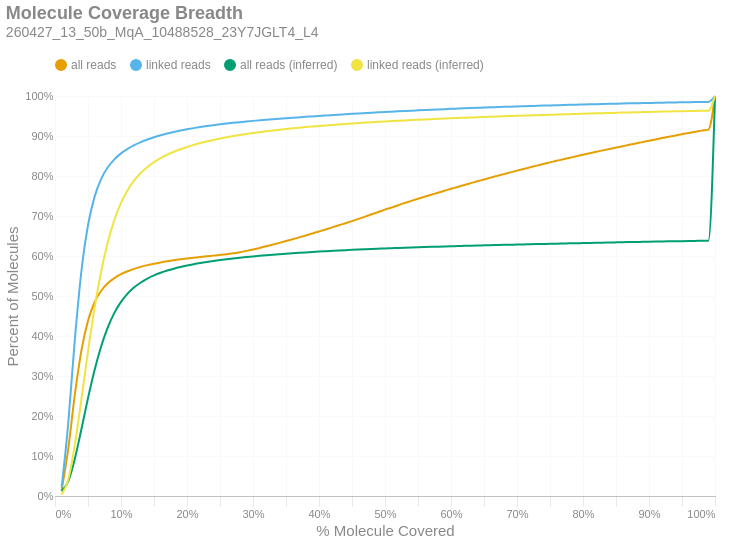

The notebook cell saved with this chart:
### Markdown cell above
### Molecule Read Coverage
This chart shows molecule coverage breadth as computed by the number of bases aligned to that molecule. In other words, "*how much of each unique long molecule is actually sequenced/aligned?*" Keep in mind there is a distinction between sequences and alignments, since some sequences belonging to a particular molecule may not align well and wouldn't appear in the alignment data. This chart also shows molecule coverage breadth as computed by the *inferred fragment* from which the aligned sequences originate. Unlike read coverage, this calculation takes into account the total insert size, including unsequenced gaps between the forward and reverse reads. Like the previous figures, these are cumulative percents.

### Code cell
if SKIPLR:
    print_html(f"Skipped")
else:
    binned_df = consolidated_hist(valids['coverage_bp'], mask, 0.01, True)
    binned_df_inf = consolidated_hist(valids['coverage_inserts'], mask, 0.01, True)
    binned_df = binned_df.with_columns(pl.lit(binned_df_inf['all reads (cumsum)']).alias('all reads (inferred)'))
    binned_df = binned_df.with_columns(pl.lit(binned_df_inf['linked reads (cumsum)']).alias('linked reads (inferred)'))
    binned_df = binned_df.with_columns(
        (pl.col('bin').cast(pl.Float64) + 0.01).alias('right_edge')
    )

    with SafeRender(binned_df):
        (
            density_plot(binned_df, 'Molecule Coverage Breadth', samplename, 'molcov', ['all reads (inferred)','linked reads (inferred)'])
            .encode(
                #x=alt.X('bin:Q', title="% Molecule Covered").axis(format = '%').scale(padding=0),
                x=alt.X('right_edge:Q', title="% Molecule Covered").axis(format='%').scale(padding=0),
                y=alt.Y('value:Q', title='Percent of Molecules')
                    .axis(format='%')
                    .stack(False)
                    .scale(domainMin=0, padding=0),
                color=alt.Color("key:N").scale(domain = ["all reads", "linked reads", "all reads (inferred)", "linked reads (inferred)"]),
                tooltip = [
                    alt.Tooltip("key:N", title = "Data Type"),
                    alt.Tooltip("range_label:N", title="% Molecule Covered"),
                    alt.Tooltip("value:Q", format = ".2%", title="% Molecules")
                ]
            )
        ).display()

### Figure 1 — Vega-Lite specification as saved in the notebook (floating-point values rounded to 4 significant figures)
{"width": "container", "height": 400, "config": {"title": {"anchor": "start", "dy": -15, "fontSize": 18, "color": "#888888", "subtitleColor": "#888888", "subtitleFontSize": 14}, "arc": {"fill": "#0072B2"}, "axis": {"domainColor": "#888888", "domainWidth": 0.5, "gridWidth": 0.2, "grid": false, "titleFontWeight": 400, "titleFontSize": 15, "labelFontSize": 11, "labelColor": "#888888", "tickColor": "#888888", "tickWidth": 0.2, "titleColor": "#888888"}, "axisBand": {"grid": false}, "axisX": {"grid": true, "tickSize": 10, "domainCap": "round"}, "axisY": {"domain": false, "grid": true, "tickSize": 0, "domainCap": "round"}, "background": "transparent", "header": {"labelFontSize": 15, "labelColor": "#888888", "titleFontSize": 15, "titleFontWeight": 600, "titleColor": "#888888"}, "legend": {"labelFont": "sans-serif", "labelFontSize": 12, "labelColor": "#888888", "symbolSize": 100, "symbolType": "circle", "titleFontSize": 12, "titlePadding": 10, "titleColor": "#888888", "title": null, "orient": "top"}, "range": {"category": ["#E69F00", "#56B4E9", "#009E73", "#F0E442", "#0072B2", "#D55E00", "#CC79A7", "#000000"], "diverging": ["#cfe8f3", "#a2d4ec", "#73bfe2", "#46abdb", "#1696d2", "#12719e"]}, "area": {"fill": "#0072B2", "fillOpacity": 0.7, "line": true, "strokeOpacity": 0.7}, "line": {"color": "#0072B2", "stroke": "#0072B2", "strokeWidth": 2}, "trail": {"color": "#0072B2", "stroke": "#0072B2", "strokeWidth": 0, "size": 1}, "point": {"filled": true, "fillOpacity": 1.0, "size": 95}, "text": {"color": "#888888", "fontSize": 11, "align": "right", "fontWeight": 400, "size": 11}, "bar": {"fill": "#0072B2", "stroke": null}, "view": {"stroke": null, "continuousWidth": 660, "continuousHeight": 400}}, "data": {"name": "data-f5bdbdffeb8d8295b4e34370bad9fc26"}, "mark": {"type": "line", "interpolate": "monotone", "point": {"opacity": 0, "size": 275}}, "encoding": {"color": {"field": "key", "scale": {"domain": ["all reads", "linked reads", "all reads (inferred)", "linked reads (inferred)"]}, "type": "nominal"}, "tooltip": [{"field": "key", "title": "Data Type", "type": "nominal"}, {"field": "range_label", "title": "% Molecule Covered", "type": "nominal"}, {"field": "value", "format": ".2%", "title": "% Molecules", "type": "quantitative"}], "x": {"axis": {"format": "%"}, "field": "right_edge", "scale": {"padding": 0}, "title": "% Molecule Covered", "type": "quantitative"}, "y": {"axis": {"format": "%"}, "field": "value", "scale": {"domainMin": 0, "padding": 0}, "stack": false, "title": "Percent of Molecules", "type": "quantitative"}}, "params": [{"name": "param_c36ac31b6afebe62", "select": {"type": "point", "fields": ["key"]}, "bind": "legend"}], "title": {"text": "Molecule Coverage Breadth", "subtitle": "260427_13_50b_MqA_10488528_23Y7JGLT4_L4"}, "transform": [{"fold": ["all reads (cumsum)", "linked reads (cumsum)", "all reads (inferred)", "linked reads (inferred)"]}, {"calculate": "replace(datum.key, ' (cumsum)', '')", "as": "key"}, {"filter": {"param": "param_c36ac31b6afebe62"}}], "usermeta": {"embedOptions": {"downloadFileName": "260427_13_50b_MqA_10488528_23Y7JGLT4_L4.molcov"}}, "$schema": "https://vega.github.io/schema/vega-lite/v6.4.1.json", "datasets": {"data-f5bdbdffeb8d8295b4e34370bad9fc26": [{"bin": "0.0", "interval": "0.0-0.01", "all reads": 0.01354, "linked reads": 0.02071, "all reads (cumsum)": 0.01354, "linked reads (cumsum)": 0.02071, "range_label": "0.0-0.01", "all reads (inferred)": 0.0117, "linked reads (inferred)": 0.002986, "right_edge": 0.01}, {"bin": "0.01", "interval": "0.01-0.02", "all reads": 0.1035, "linked reads": 0.1598, "all reads (cumsum)": 0.117, "linked reads (cumsum)": 0.1805, "range_label": "0.01-0.02", "all reads (inferred)": 0.03633, "linked reads (inferred)": 0.04053, "right_edge": 0.02}, {"bin": "0.02", "interval": "0.02-0.03", "all reads": 0.1358, "linked reads": 0.2099, "all reads (cumsum)": 0.2528, "linked reads (cumsum)": 0.3904, "range_label": "0.02-0.03", "all reads (inferred)": 0.09272, "linked reads (inferred)": 0.1275, "right_edge": 0.03}, {"bin": "0.03", "interval": "0.03-0.04", "all reads": 0.1108, "linked reads": 0.1713, "all reads (cumsum)": 0.3636, "linked reads (cumsum)": 0.5618, "range_label": "0.03-0.04", "all reads (inferred)": 0.167, "linked reads (inferred)": 0.2421, "right_edge": 0.04}, {"bin": "0.04", "interval": "0.04-0.05", "all reads": 0.07442, "linked reads": 0.1151, "all reads (cumsum)": 0.438, "linked reads (cumsum)": 0.6768, "range_label": "0.04-0.05", "all reads (inferred)": 0.2446, "linked reads (inferred)": 0.3614, "right_edge": 0.05}, {"bin": "0.05", "interval": "0.05-0.06", "all reads": 0.04635, "linked reads": 0.07163, "all reads (cumsum)": 0.4844, "linked reads (cumsum)": 0.7485, "range_label": "0.05-0.06", "all reads (inferred)": 0.3151, "linked reads (inferred)": 0.4703, "right_edge": 0.06}, {"bin": "0.06", "interval": "0.06-0.07", "all reads": 0.02879, "linked reads": 0.04444, "all reads (cumsum)": 0.5131, "linked reads (cumsum)": 0.7929, "range_label": "0.06-0.07", "all reads (inferred)": 0.3744, "linked reads (inferred)": 0.5619, "right_edge": 0.07}, {"bin": "0.07", "interval": "0.07-0.08", "all reads": 0.01873, "linked reads": 0.02887, "all reads (cumsum)": 0.5319, "linked reads (cumsum)": 0.8218, "range_label": "0.07-0.08", "all reads (inferred)": 0.4216, "linked reads (inferred)": 0.6346, "right_edge": 0.08}, {"bin": "0.08", "interval": "0.08-0.09", "all reads": 0.01297, "linked reads": 0.01993, "all reads (cumsum)": 0.5448, "linked reads (cumsum)": 0.8417, "range_label": "0.08-0.09", "all reads (inferred)": 0.4577, "linked reads (inferred)": 0.6905, "right_edge": 0.09}, {"bin": "0.09", "interval": "0.09-0.1", "all reads": 0.009622, "linked reads": 0.01479, "all reads (cumsum)": 0.5545, "linked reads (cumsum)": 0.8565, "range_label": "0.09-0.1", "all reads (inferred)": 0.4852, "linked reads (inferred)": 0.7328, "right_edge": 0.1}, {"bin": "0.1", "interval": "0.1-0.11", "all reads": 0.007378, "linked reads": 0.01135, "all reads (cumsum)": 0.5618, "linked reads (cumsum)": 0.8678, "range_label": "0.1-0.11", "all reads (inferred)": 0.5059, "linked reads (inferred)": 0.7646, "right_edge": 0.11}, {"bin": "0.11", "interval": "0.11-0.12", "all reads": 0.006037, "linked reads": 0.009268, "all reads (cumsum)": 0.5679, "linked reads (cumsum)": 0.8771, "range_label": "0.11-0.12", "all reads (inferred)": 0.5216, "linked reads (inferred)": 0.7888, "right_edge": 0.12}, {"bin": "0.12", "interval": "0.12-0.13", "all reads": 0.004988, "linked reads": 0.007655, "all reads (cumsum)": 0.5729, "linked reads (cumsum)": 0.8848, "range_label": "0.12-0.13", "all reads (inferred)": 0.5338, "linked reads (inferred)": 0.8075, "right_edge": 0.13}, {"bin": "0.13", "interval": "0.13-0.14", "all reads": 0.004287, "linked reads": 0.006572, "all reads (cumsum)": 0.5772, "linked reads (cumsum)": 0.8913, "range_label": "0.13-0.14", "all reads (inferred)": 0.5435, "linked reads (inferred)": 0.8225, "right_edge": 0.14}, {"bin": "0.14", "interval": "0.14-0.15", "all reads": 0.003649, "linked reads": 0.005589, "all reads (cumsum)": 0.5808, "linked reads (cumsum)": 0.8969, "range_label": "0.14-0.15", "all reads (inferred)": 0.5514, "linked reads (inferred)": 0.8346, "right_edge": 0.15}, {"bin": "0.15", "interval": "0.15-0.16", "all reads": 0.003208, "linked reads": 0.004903, "all reads (cumsum)": 0.584, "linked reads (cumsum)": 0.9018, "range_label": "0.15-0.16", "all reads (inferred)": 0.558, "linked reads (inferred)": 0.8447, "right_edge": 0.16}, {"bin": "0.16", "interval": "0.16-0.17", "all reads": 0.002845, "linked reads": 0.004343, "all reads (cumsum)": 0.5869, "linked reads (cumsum)": 0.9062, "range_label": "0.16-0.17", "all reads (inferred)": 0.5636, "linked reads (inferred)": 0.8532, "right_edge": 0.17}, {"bin": "0.17", "interval": "0.17-0.18", "all reads": 0.002588, "linked reads": 0.00394, "all reads (cumsum)": 0.5894, "linked reads (cumsum)": 0.9101, "range_label": "0.17-0.18", "all reads (inferred)": 0.5683, "linked reads (inferred)": 0.8605, "right_edge": 0.18}, {"bin": "0.18", "interval": "0.18-0.19", "all reads": 0.002311, "linked reads": 0.003503, "all reads (cumsum)": 0.5918, "linked reads (cumsum)": 0.9136, "range_label": "0.18-0.19", "all reads (inferred)": 0.5725, "linked reads (inferred)": 0.867, "right_edge": 0.19}, {"bin": "0.19", "interval": "0.19-0.2", "all reads": 0.002076, "linked reads": 0.003131, "all reads (cumsum)": 0.5938, "linked reads (cumsum)": 0.9168, "range_label": "0.19-0.2", "all reads (inferred)": 0.5762, "linked reads (inferred)": 0.8727, "right_edge": 0.2}, {"bin": "0.2", "interval": "0.2-0.21", "all reads": 0.001953, "linked reads": 0.002916, "all reads (cumsum)": 0.5958, "linked reads (cumsum)": 0.9197, "range_label": "0.2-0.21", "all reads (inferred)": 0.5795, "linked reads (inferred)": 0.8777, "right_edge": 0.21}, {"bin": "0.21", "interval": "0.21-0.22", "all reads": 0.001811, "linked reads": 0.00266, "all reads (cumsum)": 0.5976, "linked reads (cumsum)": 0.9223, "range_label": "0.21-0.22", "all reads (inferred)": 0.5825, "linked reads (inferred)": 0.8823, "right_edge": 0.22}, {"bin": "0.22", "interval": "0.22-0.23", "all reads": 0.001705, "linked reads": 0.002449, "all reads (cumsum)": 0.5993, "linked reads (cumsum)": 0.9248, "range_label": "0.22-0.23", "all reads (inferred)": 0.5852, "linked reads (inferred)": 0.8864, "right_edge": 0.23}, {"bin": "0.23", "interval": "0.23-0.24", "all reads": 0.001645, "linked reads": 0.002289, "all reads (cumsum)": 0.6009, "linked reads (cumsum)": 0.9271, "range_label": "0.23-0.24", "all reads (inferred)": 0.5877, "linked reads (inferred)": 0.8902, "right_edge": 0.24}, {"bin": "0.24", "interval": "0.24-0.25", "all reads": 0.001682, "linked reads": 0.002103, "all reads (cumsum)": 0.6026, "linked reads (cumsum)": 0.9292, "range_label": "0.24-0.25", "all reads (inferred)": 0.5899, "linked reads (inferred)": 0.8936, "right_edge": 0.25}, {"bin": "0.25", "interval": "0.25-0.26", "all reads": 0.001856, "linked reads": 0.001936, "all reads (cumsum)": 0.6045, "linked reads (cumsum)": 0.9311, "range_label": "0.25-0.26", "all reads (inferred)": 0.592, "linked reads (inferred)": 0.8968, "right_edge": 0.26}, {"bin": "0.26", "interval": "0.26-0.27", "all reads": 0.002319, "linked reads": 0.001815, "all reads (cumsum)": 0.6068, "linked reads (cumsum)": 0.9329, "range_label": "0.26-0.27", "all reads (inferred)": 0.594, "linked reads (inferred)": 0.8997, "right_edge": 0.27}, {"bin": "0.27", "interval": "0.27-0.28", "all reads": 0.002842, "linked reads": 0.001735, "all reads (cumsum)": 0.6096, "linked reads (cumsum)": 0.9347, "range_label": "0.27-0.28", "all reads (inferred)": 0.5958, "linked reads (inferred)": 0.9025, "right_edge": 0.28}, {"bin": "0.28", "interval": "0.28-0.29", "all reads": 0.003178, "linked reads": 0.001612, "all reads (cumsum)": 0.6128, "linked reads (cumsum)": 0.9363, "range_label": "0.28-0.29", "all reads (inferred)": 0.5974, "linked reads (inferred)": 0.905, "right_edge": 0.29}, {"bin": "0.29", "interval": "0.29-0.3", "all reads": 0.003498, "linked reads": 0.001537, "all reads (cumsum)": 0.6163, "linked reads (cumsum)": 0.9378, "range_label": "0.29-0.3", "all reads (inferred)": 0.599, "linked reads (inferred)": 0.9074, "right_edge": 0.3}, {"bin": "0.3", "interval": "0.3-0.31", "all reads": 0.003762, "linked reads": 0.001429, "all reads (cumsum)": 0.6201, "linked reads (cumsum)": 0.9392, "range_label": "0.3-0.31", "all reads (inferred)": 0.6005, "linked reads (inferred)": 0.9096, "right_edge": 0.31}, {"bin": "0.31", "interval": "0.31-0.32", "all reads": 0.004151, "linked reads": 0.001393, "all reads (cumsum)": 0.6242, "linked reads (cumsum)": 0.9406, "range_label": "0.31-0.32", "all reads (inferred)": 0.6019, "linked reads (inferred)": 0.9117, "right_edge": 0.32}, {"bin": "0.32", "interval": "0.32-0.33", "all reads": 0.00428, "linked reads": 0.001306, "all reads (cumsum)": 0.6285, "linked reads (cumsum)": 0.9419, "range_label": "0.32-0.33", "all reads (inferred)": 0.6032, "linked reads (inferred)": 0.9137, "right_edge": 0.33}, {"bin": "0.33", "interval": "0.33-0.34", "all reads": 0.004319, "linked reads": 0.001272, "all reads (cumsum)": 0.6328, "linked reads (cumsum)": 0.9432, "range_label": "0.33-0.34", "all reads (inferred)": 0.6045, "linked reads (inferred)": 0.9156, "right_edge": 0.34}, {"bin": "0.34", "interval": "0.34-0.35", "all reads": 0.004452, "linked reads": 0.001215, "all reads (cumsum)": 0.6373, "linked reads (cumsum)": 0.9444, "range_label": "0.34-0.35", "all reads (inferred)": 0.6057, "linked reads (inferred)": 0.9174, "right_edge": 0.35}, {"bin": "0.35", "interval": "0.35-0.36", "all reads": 0.004612, "linked reads": 0.001191, "all reads (cumsum)": 0.6419, "linked reads (cumsum)": 0.9456, "range_label": "0.35-0.36", "all reads (inferred)": 0.6069, "linked reads (inferred)": 0.9191, "right_edge": 0.36}, {"bin": "0.36", "interval": "0.36-0.37", "all reads": 0.004719, "linked reads": 0.001154, "all reads (cumsum)": 0.6466, "linked reads (cumsum)": 0.9468, "range_label": "0.36-0.37", "all reads (inferred)": 0.608, "linked reads (inferred)": 0.9207, "right_edge": 0.37}, {"bin": "0.37", "interval": "0.37-0.38", "all reads": 0.004831, "linked reads": 0.001145, "all reads (cumsum)": 0.6514, "linked reads (cumsum)": 0.9479, "range_label": "0.37-0.38", "all reads (inferred)": 0.6091, "linked reads (inferred)": 0.9223, "right_edge": 0.38}, {"bin": "0.38", "interval": "0.38-0.39", "all reads": 0.004903, "linked reads": 0.001111, "all reads (cumsum)": 0.6563, "linked reads (cumsum)": 0.949, "range_label": "0.38-0.39", "all reads (inferred)": 0.6101, "linked reads (inferred)": 0.9237, "right_edge": 0.39}, {"bin": "0.39", "interval": "0.39-0.4", "all reads": 0.005067, "linked reads": 0.001117, "all reads (cumsum)": 0.6614, "linked reads (cumsum)": 0.9501, "range_label": "0.39-0.4", "all reads (inferred)": 0.611, "linked reads (inferred)": 0.9251, "right_edge": 0.4}, {"bin": "0.4", "interval": "0.4-0.41", "all reads": 0.005011, "linked reads": 0.001074, "all reads (cumsum)": 0.6664, "linked reads (cumsum)": 0.9512, "range_label": "0.4-0.41", "all reads (inferred)": 0.6119, "linked reads (inferred)": 0.9264, "right_edge": 0.41}, {"bin": "0.41", "interval": "0.41-0.42", "all reads": 0.005163, "linked reads": 0.001059, "all reads (cumsum)": 0.6716, "linked reads (cumsum)": 0.9523, "range_label": "0.41-0.42", "all reads (inferred)": 0.6128, "linked reads (inferred)": 0.9277, "right_edge": 0.42}, {"bin": "0.42", "interval": "0.42-0.43", "all reads": 0.005244, "linked reads": 0.001053, "all reads (cumsum)": 0.6768, "linked reads (cumsum)": 0.9533, "range_label": "0.42-0.43", "all reads (inferred)": 0.6137, "linked reads (inferred)": 0.929, "right_edge": 0.43}, {"bin": "0.43", "interval": "0.43-0.44", "all reads": 0.005171, "linked reads": 0.001028, "all reads (cumsum)": 0.682, "linked reads (cumsum)": 0.9544, "range_label": "0.43-0.44", "all reads (inferred)": 0.6145, "linked reads (inferred)": 0.9301, "right_edge": 0.44}, {"bin": "0.44", "interval": "0.44-0.45", "all reads": 0.005307, "linked reads": 0.001011, "all reads (cumsum)": 0.6873, "linked reads (cumsum)": 0.9554, "range_label": "0.44-0.45", "all reads (inferred)": 0.6154, "linked reads (inferred)": 0.9313, "right_edge": 0.45}, {"bin": "0.45", "interval": "0.45-0.46", "all reads": 0.005481, "linked reads": 0.0009924, "all reads (cumsum)": 0.6928, "linked reads (cumsum)": 0.9564, "range_label": "0.45-0.46", "all reads (inferred)": 0.6162, "linked reads (inferred)": 0.9324, "right_edge": 0.46}, {"bin": "0.46", "interval": "0.46-0.47", "all reads": 0.005709, "linked reads": 0.0009394, "all reads (cumsum)": 0.6985, "linked reads (cumsum)": 0.9573, "range_label": "0.46-0.47", "all reads (inferred)": 0.6169, "linked reads (inferred)": 0.9334, "right_edge": 0.47}, {"bin": "0.47", "interval": "0.47-0.48", "all reads": 0.005879, "linked reads": 0.000935, "all reads (cumsum)": 0.7044, "linked reads (cumsum)": 0.9582, "range_label": "0.47-0.48", "all reads (inferred)": 0.6176, "linked reads (inferred)": 0.9345, "right_edge": 0.48}, {"bin": "0.48", "interval": "0.48-0.49", "all reads": 0.005605, "linked reads": 0.0009155, "all reads (cumsum)": 0.71, "linked reads (cumsum)": 0.9591, "range_label": "0.48-0.49", "all reads (inferred)": 0.6183, "linked reads (inferred)": 0.9354, "right_edge": 0.49}, {"bin": "0.49", "interval": "0.49-0.5", "all reads": 0.005968, "linked reads": 0.0009108, "all reads (cumsum)": 0.7159, "linked reads (cumsum)": 0.9601, "range_label": "0.49-0.5", "all reads (inferred)": 0.619, "linked reads (inferred)": 0.9364, "right_edge": 0.5}, {"bin": "0.5", "interval": "0.5-0.51", "all reads": 0.005176, "linked reads": 0.0008389, "all reads (cumsum)": 0.7211, "linked reads (cumsum)": 0.9609, "range_label": "0.5-0.51", "all reads (inferred)": 0.6196, "linked reads (inferred)": 0.9373, "right_edge": 0.51}, {"bin": "0.51", "interval": "0.51-0.52", "all reads": 0.005874, "linked reads": 0.0008474, "all reads (cumsum)": 0.727, "linked reads (cumsum)": 0.9617, "range_label": "0.51-0.52", "all reads (inferred)": 0.6202, "linked reads (inferred)": 0.9381, "right_edge": 0.52}, {"bin": "0.52", "interval": "0.52-0.53", "all reads": 0.005512, "linked reads": 0.0008196, "all reads (cumsum)": 0.7325, "linked reads (cumsum)": 0.9626, "range_label": "0.52-0.53", "all reads (inferred)": 0.6208, "linked reads (inferred)": 0.939, "right_edge": 0.53}, {"bin": "0.53", "interval": "0.53-0.54", "all reads": 0.005406, "linked reads": 0.0008082, "all reads (cumsum)": 0.7379, "linked reads (cumsum)": 0.9634, "range_label": "0.53-0.54", "all reads (inferred)": 0.6213, "linked reads (inferred)": 0.9398, "right_edge": 0.54}, {"bin": "0.54", "interval": "0.54-0.55", "all reads": 0.005137, "linked reads": 0.0007764, "all reads (cumsum)": 0.7431, "linked reads (cumsum)": 0.9641, "range_label": "0.54-0.55", "all reads (inferred)": 0.6219, "linked reads (inferred)": 0.9406, "right_edge": 0.55}, {"bin": "0.55", "interval": "0.55-0.56", "all reads": 0.005174, "linked reads": 0.0007703, "all reads (cumsum)": 0.7482, "linked reads (cumsum)": 0.9649, "range_label": "0.55-0.56", "all reads (inferred)": 0.6224, "linked reads (inferred)": 0.9414, "right_edge": 0.56}, {"bin": "0.56", "interval": "0.56-0.57", "all reads": 0.005036, "linked reads": 0.0007569, "all reads (cumsum)": 0.7533, "linked reads (cumsum)": 0.9657, "range_label": "0.56-0.57", "all reads (inferred)": 0.6229, "linked reads (inferred)": 0.9421, "right_edge": 0.57}, {"bin": "0.57", "interval": "0.57-0.58", "all reads": 0.004839, "linked reads": 0.0007297, "all reads (cumsum)": 0.7581, "linked reads (cumsum)": 0.9664, "range_label": "0.57-0.58", "all reads (inferred)": 0.6234, "linked reads (inferred)": 0.9429, "right_edge": 0.58}, {"bin": "0.58", "interval": "0.58-0.59", "all reads": 0.004918, "linked reads": 0.0007226, "all reads (cumsum)": 0.763, "linked reads (cumsum)": 0.9671, "range_label": "0.58-0.59", "all reads (inferred)": 0.6239, "linked reads (inferred)": 0.9436, "right_edge": 0.59}, {"bin": "0.59", "interval": "0.59-0.6", "all reads": 0.004917, "linked reads": 0.0007139, "all reads (cumsum)": 0.7679, "linked reads (cumsum)": 0.9678, "range_label": "0.59-0.6", "all reads (inferred)": 0.6244, "linked reads (inferred)": 0.9443, "right_edge": 0.6}, {"bin": "0.6", "interval": "0.6-0.61", "all reads": 0.004676, "linked reads": 0.0006829, "all reads (cumsum)": 0.7726, "linked reads (cumsum)": 0.9685, "range_label": "0.6-0.61", "all reads (inferred)": 0.6249, "linked reads (inferred)": 0.945, "right_edge": 0.61}, {"bin": "0.61", "interval": "0.61-0.62", "all reads": 0.004867, "linked reads": 0.0006744, "all reads (cumsum)": 0.7775, "linked reads (cumsum)": 0.9692, "range_label": "0.61-0.62", "all reads (inferred)": 0.6253, "linked reads (inferred)": 0.9457, "right_edge": 0.62}, {"bin": "0.62", "interval": "0.62-0.63", "all reads": 0.004663, "linked reads": 0.0006512, "all reads (cumsum)": 0.7821, "linked reads (cumsum)": 0.9698, "range_label": "0.62-0.63", "all reads (inferred)": 0.6258, "linked reads (inferred)": 0.9463, "right_edge": 0.63}, {"bin": "0.63", "interval": "0.63-0.64", "all reads": 0.004651, "linked reads": 0.0006248, "all reads (cumsum)": 0.7868, "linked reads (cumsum)": 0.9705, "range_label": "0.63-0.64", "all reads (inferred)": 0.6262, "linked reads (inferred)": 0.947, "right_edge": 0.64}, {"bin": "0.64", "interval": "0.64-0.65", "all reads": 0.004521, "linked reads": 0.0005882, "all reads (cumsum)": 0.7913, "linked reads (cumsum)": 0.9711, "range_label": "0.64-0.65", "all reads (inferred)": 0.6266, "linked reads (inferred)": 0.9476, "right_edge": 0.65}, {"bin": "0.65", "interval": "0.65-0.66", "all reads": 0.004647, "linked reads": 0.0006146, "all reads (cumsum)": 0.796, "linked reads (cumsum)": 0.9717, "range_label": "0.65-0.66", "all reads (inferred)": 0.627, "linked reads (inferred)": 0.9482, "right_edge": 0.66}, {"bin": "0.66", "interval": "0.66-0.67", "all reads": 0.004337, "linked reads": 0.0005656, "all reads (cumsum)": 0.8003, "linked reads (cumsum)": 0.9722, "range_label": "0.66-0.67", "all reads (inferred)": 0.6274, "linked reads (inferred)": 0.9487, "right_edge": 0.67}, {"bin": "0.67", "interval": "0.67-0.68", "all reads": 0.00442, "linked reads": 0.0005768, "all reads (cumsum)": 0.8047, "linked reads (cumsum)": 0.9728, "range_label": "0.67-0.68", "all reads (inferred)": 0.6278, "linked reads (inferred)": 0.9493, "right_edge": 0.68}, {"bin": "0.68", "interval": "0.68-0.69", "all reads": 0.00428, "linked reads": 0.0005342, "all reads (cumsum)": 0.809, "linked reads (cumsum)": 0.9734, "range_label": "0.68-0.69", "all reads (inferred)": 0.6282, "linked reads (inferred)": 0.9499, "right_edge": 0.69}, {"bin": "0.69", "interval": "0.69-0.7", "all reads": 0.004372, "linked reads": 0.0005213, "all reads (cumsum)": 0.8134, "linked reads (cumsum)": 0.9739, "range_label": "0.69-0.7", "all reads (inferred)": 0.6286, "linked reads (inferred)": 0.9504, "right_edge": 0.7}, {"bin": "0.7", "interval": "0.7-0.71", "all reads": 0.004197, "linked reads": 0.0005177, "all reads (cumsum)": 0.8176, "linked reads (cumsum)": 0.9744, "range_label": "0.7-0.71", "all reads (inferred)": 0.629, "linked reads (inferred)": 0.951, "right_edge": 0.71}, {"bin": "0.71", "interval": "0.71-0.72", "all reads": 0.004139, "linked reads": 0.0005155, "all reads (cumsum)": 0.8217, "linked reads (cumsum)": 0.9749, "range_label": "0.71-0.72", "all reads (inferred)": 0.6294, "linked reads (inferred)": 0.9515, "right_edge": 0.72}, {"bin": "0.72", "interval": "0.72-0.73", "all reads": 0.004206, "linked reads": 0.0005287, "all reads (cumsum)": 0.8259, "linked reads (cumsum)": 0.9754, "range_label": "0.72-0.73", "all reads (inferred)": 0.6298, "linked reads (inferred)": 0.9521, "right_edge": 0.73}, {"bin": "0.73", "interval": "0.73-0.74", "all reads": 0.004049, "linked reads": 0.0005268, "all reads (cumsum)": 0.83, "linked reads (cumsum)": 0.976, "range_label": "0.73-0.74", "all reads (inferred)": 0.6301, "linked reads (inferred)": 0.9526, "right_edge": 0.74}, {"bin": "0.74", "interval": "0.74-0.75", "all reads": 0.004154, "linked reads": 0.0004987, "all reads (cumsum)": 0.8341, "linked reads (cumsum)": 0.9765, "range_label": "0.74-0.75", "all reads (inferred)": 0.6305, "linked reads (inferred)": 0.9531, "right_edge": 0.75}, {"bin": "0.75", "interval": "0.75-0.76", "all reads": 0.003832, "linked reads": 0.0004608, "all reads (cumsum)": 0.8379, "linked reads (cumsum)": 0.9769, "range_label": "0.75-0.76", "all reads (inferred)": 0.6309, "linked reads (inferred)": 0.9536, "right_edge": 0.76}, {"bin": "0.76", "interval": "0.76-0.77", "all reads": 0.003874, "linked reads": 0.0004495, "all reads (cumsum)": 0.8418, "linked reads (cumsum)": 0.9774, "range_label": "0.76-0.77", "all reads (inferred)": 0.6312, "linked reads (inferred)": 0.9541, "right_edge": 0.77}, {"bin": "0.77", "interval": "0.77-0.78", "all reads": 0.003807, "linked reads": 0.0004604, "all reads (cumsum)": 0.8456, "linked reads (cumsum)": 0.9778, "range_label": "0.77-0.78", "all reads (inferred)": 0.6316, "linked reads (inferred)": 0.9546, "right_edge": 0.78}, {"bin": "0.78", "interval": "0.78-0.79", "all reads": 0.003732, "linked reads": 0.0004631, "all reads (cumsum)": 0.8494, "linked reads (cumsum)": 0.9783, "range_label": "0.78-0.79", "all reads (inferred)": 0.6319, "linked reads (inferred)": 0.9551, "right_edge": 0.79}, {"bin": "0.79", "interval": "0.79-0.8", "all reads": 0.003922, "linked reads": 0.0004819, "all reads (cumsum)": 0.8533, "linked reads (cumsum)": 0.9788, "range_label": "0.79-0.8", "all reads (inferred)": 0.6323, "linked reads (inferred)": 0.9556, "right_edge": 0.8}, {"bin": "0.8", "interval": "0.8-0.81", "all reads": 0.003576, "linked reads": 0.0004529, "all reads (cumsum)": 0.8569, "linked reads (cumsum)": 0.9792, "range_label": "0.8-0.81", "all reads (inferred)": 0.6327, "linked reads (inferred)": 0.9561, "right_edge": 0.81}, {"bin": "0.81", "interval": "0.81-0.82", "all reads": 0.003571, "linked reads": 0.000448, "all reads (cumsum)": 0.8604, "linked reads (cumsum)": 0.9797, "range_label": "0.81-0.82", "all reads (inferred)": 0.633, "linked reads (inferred)": 0.9566, "right_edge": 0.82}, {"bin": "0.82", "interval": "0.82-0.83", "all reads": 0.003637, "linked reads": 0.0004214, "all reads (cumsum)": 0.8641, "linked reads (cumsum)": 0.9801, "range_label": "0.82-0.83", "all reads (inferred)": 0.6334, "linked reads (inferred)": 0.9571, "right_edge": 0.83}, {"bin": "0.83", "interval": "0.83-0.84", "all reads": 0.003548, "linked reads": 0.0003971, "all reads (cumsum)": 0.8676, "linked reads (cumsum)": 0.9805, "range_label": "0.83-0.84", "all reads (inferred)": 0.6337, "linked reads (inferred)": 0.9575, "right_edge": 0.84}, {"bin": "0.84", "interval": "0.84-0.85", "all reads": 0.00341, "linked reads": 0.0003701, "all reads (cumsum)": 0.871, "linked reads (cumsum)": 0.9809, "range_label": "0.84-0.85", "all reads (inferred)": 0.6341, "linked reads (inferred)": 0.958, "right_edge": 0.85}, {"bin": "0.85", "interval": "0.85-0.86", "all reads": 0.003462, "linked reads": 0.0003648, "all reads (cumsum)": 0.8745, "linked reads (cumsum)": 0.9812, "range_label": "0.85-0.86", "all reads (inferred)": 0.6345, "linked reads (inferred)": 0.9584, "right_edge": 0.86}, {"bin": "0.86", "interval": "0.86-0.87", "all reads": 0.003414, "linked reads": 0.0003472, "all reads (cumsum)": 0.8779, "linked reads (cumsum)": 0.9816, "range_label": "0.86-0.87", "all reads (inferred)": 0.6348, "linked reads (inferred)": 0.9589, "right_edge": 0.87}, {"bin": "0.87", "interval": "0.87-0.88", "all reads": 0.003428, "linked reads": 0.0003371, "all reads (cumsum)": 0.8813, "linked reads (cumsum)": 0.9819, "range_label": "0.87-0.88", "all reads (inferred)": 0.6351, "linked reads (inferred)": 0.9593, "right_edge": 0.88}, {"bin": "0.88", "interval": "0.88-0.89", "all reads": 0.003391, "linked reads": 0.0003324, "all reads (cumsum)": 0.8847, "linked reads (cumsum)": 0.9822, "range_label": "0.88-0.89", "all reads (inferred)": 0.6354, "linked reads (inferred)": 0.9597, "right_edge": 0.89}, {"bin": "0.89", "interval": "0.89-0.9", "all reads": 0.003441, "linked reads": 0.0003327, "all reads (cumsum)": 0.8882, "linked reads (cumsum)": 0.9826, "range_label": "0.89-0.9", "all reads (inferred)": 0.6357, "linked reads (inferred)": 0.9601, "right_edge": 0.9}, {"bin": "0.9", "interval": "0.9-0.91", "all reads": 0.003195, "linked reads": 0.0003475, "all reads (cumsum)": 0.8914, "linked reads (cumsum)": 0.9829, "range_label": "0.9-0.91", "all reads (inferred)": 0.636, "linked reads (inferred)": 0.9606, "right_edge": 0.91}, {"bin": "0.91", "interval": "0.91-0.92", "all reads": 0.003615, "linked reads": 0.0003711, "all reads (cumsum)": 0.895, "linked reads (cumsum)": 0.9833, "range_label": "0.91-0.92", "all reads (inferred)": 0.6363, "linked reads (inferred)": 0.961, "right_edge": 0.92}, {"bin": "0.92", "interval": "0.92-0.93", "all reads": 0.003007, "linked reads": 0.0003374, "all reads (cumsum)": 0.898, "linked reads (cumsum)": 0.9836, "range_label": "0.92-0.93", "all reads (inferred)": 0.6366, "linked reads (inferred)": 0.9614, "right_edge": 0.93}, {"bin": "0.93", "interval": "0.93-0.94", "all reads": 0.003269, "linked reads": 0.0003211, "all reads (cumsum)": 0.9012, "linked reads (cumsum)": 0.984, "range_label": "0.93-0.94", "all reads (inferred)": 0.6369, "linked reads (inferred)": 0.9617, "right_edge": 0.94}, {"bin": "0.94", "interval": "0.94-0.95", "all reads": 0.003365, "linked reads": 0.0002915, "all reads (cumsum)": 0.9046, "linked reads (cumsum)": 0.9842, "range_label": "0.94-0.95", "all reads (inferred)": 0.6372, "linked reads (inferred)": 0.9621, "right_edge": 0.95}, {"bin": "0.95", "interval": "0.95-0.96", "all reads": 0.002752, "linked reads": 0.0002739, "all reads (cumsum)": 0.9074, "linked reads (cumsum)": 0.9845, "range_label": "0.95-0.96", "all reads (inferred)": 0.6374, "linked reads (inferred)": 0.9624, "right_edge": 0.96}, {"bin": "0.96", "interval": "0.96-0.97", "all reads": 0.003067, "linked reads": 0.0002655, "all reads (cumsum)": 0.9104, "linked reads (cumsum)": 0.9848, "range_label": "0.96-0.97", "all reads (inferred)": 0.6377, "linked reads (inferred)": 0.9628, "right_edge": 0.97}, {"bin": "0.97", "interval": "0.97-0.98", "all reads": 0.002994, "linked reads": 0.0002433, "all reads (cumsum)": 0.9134, "linked reads (cumsum)": 0.985, "range_label": "0.97-0.98", "all reads (inferred)": 0.638, "linked reads (inferred)": 0.9631, "right_edge": 0.98}, {"bin": "0.98", "interval": "0.98-0.99", "all reads": 0.002631, "linked reads": 0.0002574, "all reads (cumsum)": 0.9161, "linked reads (cumsum)": 0.9853, "range_label": "0.98-0.99", "all reads (inferred)": 0.6383, "linked reads (inferred)": 0.9634, "right_edge": 0.99}, {"bin": "0.99", "interval": "0.99-1.0", "all reads": 0.08395, "linked reads": 0.01471, "all reads (cumsum)": 1.0, "linked reads (cumsum)": 1.0, "range_label": "0.99-1.0", "all reads (inferred)": 1.0, "linked reads (inferred)": 1.0, "right_edge": 1.0}]}}
